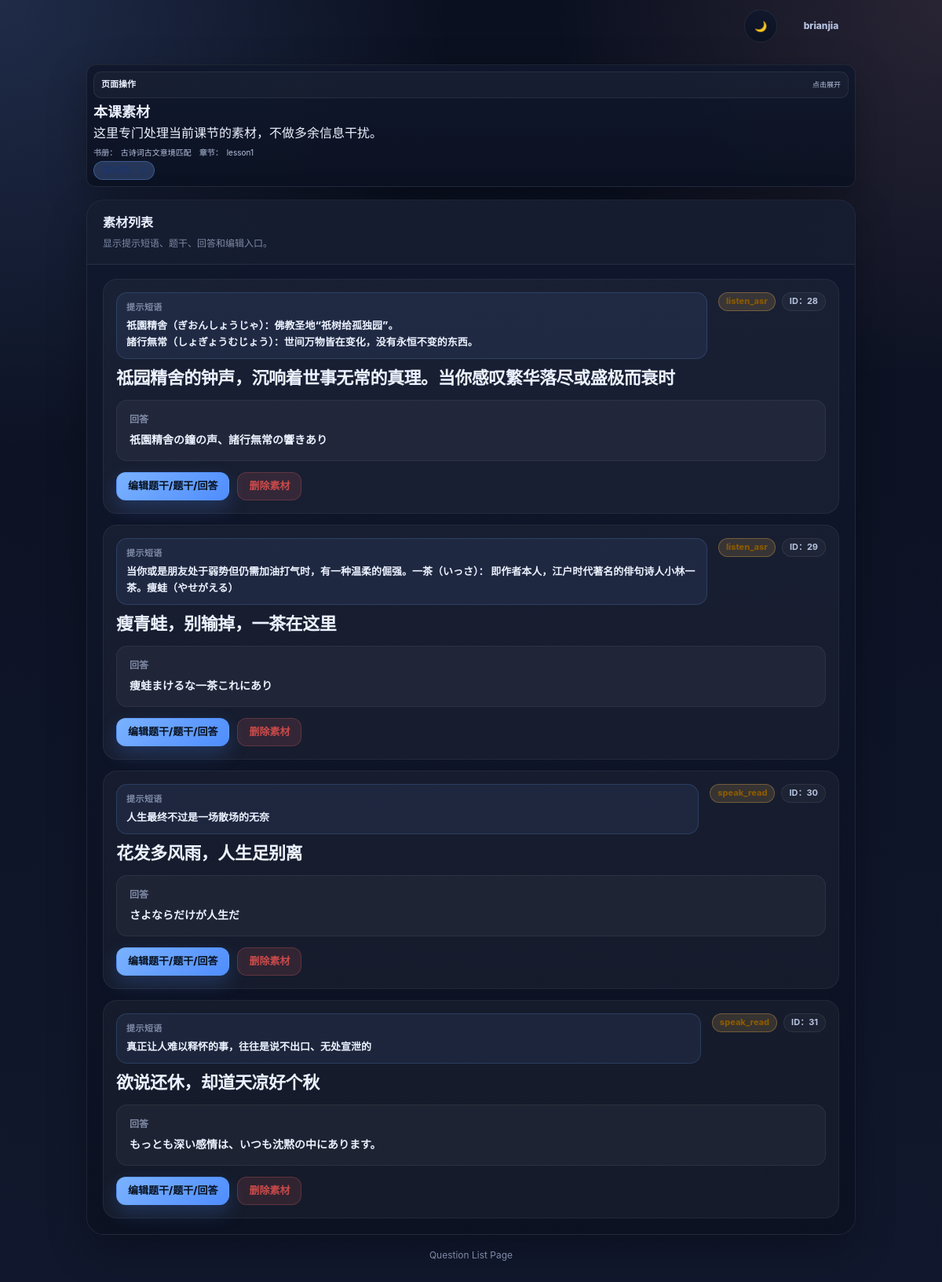
/lesson/8/questions/ (signed in), run on the app's committed database.
### app/train/models.py (models this page shows, shortened)
class Book(models.Model):
    owner = models.ForeignKey(User, on_delete=models.CASCADE)
    title = models.CharField(max_length=200)
    description = models.TextField(blank=True)

class Lesson(models.Model):
    book = models.ForeignKey(Book, on_delete=models.CASCADE)
    title = models.CharField(max_length=200)
    order = models.IntegerField(default=0)
    class Meta:
        ordering = ["order", "id"]

class Question(models.Model):
    lesson = models.ForeignKey(
        Lesson,
        on_delete=models.CASCADE,
        null=True,
        blank=True
    )
    prompt_text = models.TextField()
    answer_text = models.TextField()
    audio_url = models.URLField(blank=True, null=True)

### app/train/views/train_views.py (the view)
# urls.py: path("lesson/<int:lesson_id>/questions/", lesson_question_list, name="lesson-question-list"),
@login_required
def lesson_question_list(request, lesson_id):
    lesson = get_object_or_404(
        Lesson,
        id=lesson_id,
        book__owner=request.user
    )
    questions = list(
        Question.objects.filter(
            lesson=lesson
        ).order_by("id")
    )
    for question in questions:
        training = question.training_items.order_by("id").first()
        question.display_qtype = training.item_type if training else ""
        question.display_instruction = (
            (training.instruction_text or "").strip()
            if training else ""
        )
        question.display_source_text = (
            (training.source_text or question.prompt_text or "").strip()
            if training else (question.prompt_text or "").strip()
        )
        question.display_target_answer = (
            (training.target_answer or question.answer_text or "").strip()
            if training else (question.answer_text or "").strip()
        )
    return render(request, "train/question_list.html", {
        "lesson": lesson,
        "book": lesson.book,
        "questions": questions,
        "head_actions": [
            {"label": "← 返回训练", "url": reverse("lesson-train", args=[lesson.id])},
            {"label": "返回章节页", "url": reverse("book-detail", args=[lesson.book.id])},
            {"label": "新增素材", "url": f"{reverse('builder-page')}?lesson_id={lesson.id}"},
        ],
        "head_meta": [
            {"label": "书册：", "text": lesson.book.title},
            {"label": "章节：", "text": lesson.title},
        ],
        "head_chips": [
            {"kind": "primary", "text": f"素材数：{len(questions)}"},
        ],
    })

### app/train/templates/train/question_list.html (shortened to what this page needs)
{% extends "train/base_train.html" %}
{% block content %}
{% firstof lesson.book.title book.title "未命名书册" as book_title %}
{% firstof lesson.title "未命名章节" as lesson_title %}
<div class="page">
    <div class="shell">
        {% include "train/includes/page_head.html" with head_type="materials" head_actions=head_actions head_actions_collapsed=True head_actions_title="页面操作" head_title="本课素材" head_desc="这里专门处理当前课节的素材，不做多余信息干扰。" head_meta=head_meta head_chips=head_chips %}
        <section class="list-card">
            <div class="card-header">
                <h2 class="card-title">素材列表</h2>
                <div class="card-subtitle">显示提示短语、题干、回答和编辑入口。</div>
            </div>
            <div class="card-body">
                {% if questions %}
                    <div class="question-list">
                        {% for question in questions %}
                            {% firstof question.display_instruction "" as instruction_text %}
                            {% firstof question.display_source_text question.prompt_text question.question_text question.question "未命名题目" as question_prompt %}
                            {% firstof question.display_target_answer question.answer_text question.answer "暂无答案" as answer_text %}
                            {% firstof question.display_qtype "未分类" as qtype %}
                            <article class="question-item">
                                <div class="question-top">
                                    <div class="question-main">
                                        {% if instruction_text %}
                                            <div class="instruction-box">
                                                <div class="instruction-label">提示短语</div>
                                                <div class="instruction-value">{{ instruction_text }}</div>
                                            </div>
                                        {% endif %}
                                        <h3 class="question-title">{{ question_prompt }}</h3>
                                    </div>
                                    <div class="question-meta">
                                        <span class="chip warning">{{ qtype }}</span>
                                        <span class="chip">ID：{{ question.id }}</span>
                                    </div>
                                </div>
                                <div class="answer-box">
                                    <div class="answer-label">回答</div>
                                    <div class="answer-value">{{ answer_text }}</div>
                                </div>
                                <div class="actions">
                                    <a href="{% url 'question-edit' question.id %}?next={{ request.path }}" class="primary-btn">编辑题干/题干/回答</a>
                                    <form
                                        method="post"
                                        action="{% url 'question-delete' question.id %}?next={{ request.path }}"
                                        class="inline-form"
                                        onsubmit="return confirm('确定删除这条素材吗？删除后将无法恢复。');"
                                    >
                                        <button type="submit" class="danger-btn">删除素材</button>
                                    </form>
                                </div>
                            </article>
                        {% endfor %}
                    </div>
                {% else %}
                    <div class="empty-card">
                        <div class="empty-title">还没有素材</div>
                        <div>先新增第一条素材，再回到训练页继续处理。</div>
                    </div>
                {% endif %}
            </div>
        </section>
        <div class="footer-note">Question List Page</div>
    </div>
</div>
{% endblock %}

### app/train/templates/train/base_train.html (shortened to what this page needs)
{% load static %}
<!DOCTYPE html>
<html lang="zh-CN" data-theme="dark">
<head>
    <link rel="stylesheet" href="{% static 'train/css/theme.css' %}">
</head>
<body class="train-body {% block body_class %}{% endblock %}">
    {% block global_theme_switch %}
    <div class="global-utility-bar">
        <div class="global-theme-switch">
            <button id="themeToggleBtn" aria-label="切换页面风格" title="切换页面风格">
            </button>
        </div>
        {% if request.user.is_authenticated %}
        <details class="user-menu global-user-menu">
            <summary class="user-pill">{{ request.user.username }}</summary>
        </details>
        {% endif %}
    </div>
    {% endblock %}
    {% block content %}{% endblock %}
</body>
</html>

### app/train/templates/train/includes/page_head.html (shortened to what this page needs)
<section class="page-head page-head--{{ head_type|default:'default' }}">
    {% if head_actions %}
        {% if head_actions_collapsed %}
            <details class="page-head__actions-fold">
                <summary class="page-head__actions-summary">
                    <span class="page-head__actions-title">{{ head_actions_title|default:"页面操作" }}</span>
                    <span class="page-head__actions-hint">点击展开</span>
                </summary>
            </details>
        {% else %}
            <div class="page-head__actions-inline">
                {% for action in head_actions %}
                    <a href="{{ action.url }}" class="page-head__action-link">{{ action.label }}</a>
                {% endfor %}
            </div>
        {% endif %}
    {% endif %}
    <div class="page-head__main">
        <h1 class="page-head__title">{{ head_title }}</h1>
        {% if head_desc %}
            <div class="page-head__desc">{{ head_desc }}</div>
        {% endif %}
        {% if head_meta %}
            <div class="page-head__meta">
                {% for item in head_meta %}
                    <span class="page-head__meta-item">
                        {% if item.label %}<strong>{{ item.label }}</strong>{% endif %}
                        {{ item.text }}
                    </span>
                {% endfor %}
            </div>
        {% endif %}
        {% if head_chips %}
            <div class="page-head__chips">
                {% for chip in head_chips %}
                    <span
                        class="page-head__chip page-head__chip--{{ chip.kind|default:'neutral' }}"
                    >
                    </span>
                {% endfor %}
            </div>
        {% endif %}
    </div>
</section>

### app/train/templates/train/question_list.html (style rules this page uses)
.page { width: min(var(--max-width), calc(100% - 32px)); margin: 28px auto 48px; }
.shell { display: flex; flex-direction: column; gap: 16px; }
.list-card { background: linear-gradient(180deg, var(--panel), var(--panel-2)); border: 1px solid var(--border); border-radius: var(--radius-xl); box-shadow: var(--shadow); overflow: hidden; }
.card-header { padding: 16px 20px; border-bottom: 1px solid var(--border); background: rgba(255, 255, 255, 0.02); }
.card-title { margin: 0; font-size: 16px; font-weight: 900; color: var(--text); }
.card-subtitle { margin-top: 4px; font-size: 12px; color: var(--text-faint); }
.card-body { padding: 18px 20px 20px; }
.question-list { display: grid; gap: 14px; }
.question-item { padding: 16px; border-radius: 18px; border: 1px solid rgba(255, 255, 255, 0.06); background: rgba(255, 255, 255, 0.04); display: flex; flex-direction: column; gap: 14px; }
.question-top { display: flex; justify-content: space-between; align-items: flex-start; gap: 14px; }
.question-main { flex: 1 1 auto; min-width: 0; display: flex; flex-direction: column; gap: 10px; }
.instruction-box { padding: 10px 12px; border-radius: 14px; border: 1px solid rgba(110, 168, 255, 0.18); background: rgba(110, 168, 255, 0.08); }
.instruction-label { font-size: 11px; font-weight: 800; color: var(--text-faint); letter-spacing: 0.04em; text-transform: uppercase; margin-bottom: 4px; }
.instruction-value { font-size: 13px; font-weight: 800; color: var(--text); white-space: pre-wrap; word-break: break-word; }
.question-title { margin: 0; font-size: 22px; line-height: 1.28; font-weight: 900; letter-spacing: -0.02em; color: var(--text); word-break: break-word; }
.question-meta { display: flex; flex-wrap: wrap; gap: 8px; flex: 0 0 auto; justify-content: flex-end; align-items: center; }
.question-meta .chip.warning { min-height: 24px; padding: 0 9px; font-size: 11px; font-weight: 800; background: rgba(255, 190, 85, 0.14) !important; border-color: rgba(255, 190, 85, 0.30) !important; color: #8a5a00 !important; }
.question-meta .chip:not(.warning) { min-height: 24px; padding: 0 9px; font-size: 11px; font-weight: 700; background: rgba(255, 255, 255, 0.03); border-color: var(--border); color: var(--text-soft); }
.answer-box { padding: 14px 16px; border-radius: 14px; background: rgba(255, 255, 255, 0.04); border: 1px solid rgba(255, 255, 255, 0.06); }
.answer-label { font-size: 12px; color: var(--text-faint); font-weight: 700; margin-bottom: 6px; }
.answer-value { font-size: 14px; color: var(--text); font-weight: 800; word-break: break-word; white-space: pre-wrap; }
.actions { display: flex; gap: 10px; flex-wrap: wrap; align-items: center; }
.actions .primary-btn, .actions .secondary-btn, .actions .ghost-btn, .actions .danger-btn { min-height: 36px; padding: 0 14px; font-size: 13px; font-weight: 800; }
.inline-form { margin: 0; }

### data on the page
Book: text "古诗词古文意境匹配"
Lesson: text "lesson1"
Question: instruction_text "祇園精舎（ぎおんしょうじゃ）：佛教圣地“祇树给孤独园”。 諸行無常（しょぎょうむじょう）：世间万物皆在变化，没有永恒不变的东西。", prompt_text "祗园精舍的钟声，沉响着世事无常的真理。当你感叹繁华落尽或盛极而衰时", qtype "listen_asr", id "28", answer_text "祇園精舎の鐘の声、諸行無常の響きあり"
Question: instruction_text "当你或是朋友处于弱势但仍需加油打气时，有一种温柔的倔强。一茶（いっさ）： 即作者本人，江户时代著名的俳句诗人小林一茶。痩蛙（やせがえる）", prompt_text "瘦青蛙，别输掉，一茶在这里", qtype "listen_asr", id "29", answer_text "痩蛙まけるな一茶これにあり"
Question: instruction_text "人生最终不过是一场散场的无奈", prompt_text "花发多风雨，人生足别离", qtype "speak_read", id "30", answer_text "さよならだけが人生だ"
Question: instruction_text "真正让人难以释怀的事，往往是说不出口、无处宣泄的", prompt_text "欲说还休，却道天凉好个秋", qtype "speak_read", id "31", answer_text "もっとも深い感情は、いつも沈黙の中にあります。"

### other printed values
{{ request.user.username }} "brianjia"
{{ head_actions_title|default:"页面操作" }} "页面操作"
{{ head_title }} "本课素材"
{{ head_desc }} "这里专门处理当前课节的素材，不做多余信息干扰。"
{{ item.label }} "书册：" "章节："
